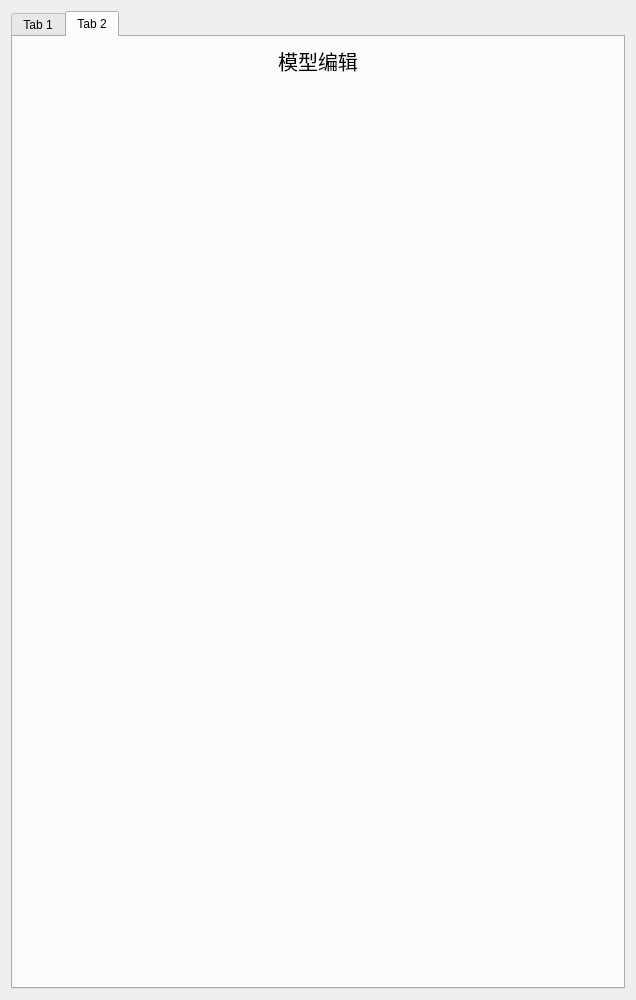
<?xml version="1.0" encoding="UTF-8"?>
<ui version="4.0">
 <class>JSegmentEditorToolWidget</class>
 <widget class="qMRMLWidget" name="JSegmentEditorToolWidget">
  <property name="geometry">
   <rect>
    <x>0</x>
    <y>0</y>
    <width>636</width>
    <height>1000</height>
   </rect>
  </property>
  <property name="styleSheet">
   <string notr="true"/>
  </property>
  <layout class="QVBoxLayout" name="verticalLayout_2">
   <item>
    <widget class="QWidget" name="widget" native="true">
     <layout class="QVBoxLayout" name="verticalLayout">
      <property name="leftMargin">
       <number>0</number>
      </property>
      <property name="topMargin">
       <number>0</number>
      </property>
      <property name="rightMargin">
       <number>0</number>
      </property>
      <property name="bottomMargin">
       <number>0</number>
      </property>
      <item>
       <widget class="QTabWidget" name="tabWidget">
        <property name="currentIndex">
         <number>1</number>
        </property>
        <widget class="QWidget" name="tab">
         <attribute name="title">
          <string>Tab 1</string>
         </attribute>
         <widget class="QWidget" name="layoutWidget">
          <property name="geometry">
           <rect>
            <x>50</x>
            <y>20</y>
            <width>248</width>
            <height>36</height>
           </rect>
          </property>
          <layout class="QVBoxLayout" name="threshold_layout_2" stretch="0,7">
           <item>
            <layout class="QHBoxLayout" name="horizontalLayout_5">
             <property name="spacing">
              <number>6</number>
             </property>
             <property name="sizeConstraint">
              <enum>QLayout::SetDefaultConstraint</enum>
             </property>
             <item>
              <widget class="QLabel" name="lblType_8">
               <property name="maximumSize">
                <size>
                 <width>70</width>
                 <height>16777215</height>
                </size>
               </property>
               <property name="font">
                <font>
                 <family>Source Han Sans CN-Regular, Source Han Sans CN</family>
                 <italic>false</italic>
                 <bold>false</bold>
                </font>
               </property>
               <property name="text">
                <string>橡皮擦</string>
               </property>
              </widget>
             </item>
             <item>
              <spacer name="horizontalSpacer_2">
               <property name="orientation">
                <enum>Qt::Horizontal</enum>
               </property>
               <property name="sizeHint" stdset="0">
                <size>
                 <width>121</width>
                 <height>20</height>
                </size>
               </property>
              </spacer>
             </item>
             <item>
              <widget class="QPushButton" name="threshold_apply_2">
               <property name="styleSheet">
                <string notr="true"/>
               </property>
               <property name="text">
                <string>确定</string>
               </property>
              </widget>
             </item>
            </layout>
           </item>
           <item>
            <layout class="QHBoxLayout" name="aaa_3">
             <item>
              <widget class="ctkRangeWidget" name="thresholdSlider_2" native="true"/>
             </item>
            </layout>
           </item>
          </layout>
         </widget>
         <widget class="QWidget" name="scissors_paras" native="true">
          <property name="geometry">
           <rect>
            <x>10</x>
            <y>20</y>
            <width>451</width>
            <height>100</height>
           </rect>
          </property>
          <property name="minimumSize">
           <size>
            <width>0</width>
            <height>100</height>
           </size>
          </property>
          <layout class="QHBoxLayout" name="horizontalLayout_4">
           <property name="leftMargin">
            <number>0</number>
           </property>
           <property name="topMargin">
            <number>0</number>
           </property>
           <property name="rightMargin">
            <number>0</number>
           </property>
           <property name="bottomMargin">
            <number>0</number>
           </property>
          </layout>
         </widget>
         <widget class="QWidget" name="widget_4" native="true">
          <property name="geometry">
           <rect>
            <x>340</x>
            <y>10</y>
            <width>311</width>
            <height>551</height>
           </rect>
          </property>
          <property name="styleSheet">
           <string notr="true"/>
          </property>
         </widget>
         <widget class="QWidget" name="widget_2" native="true">
          <property name="geometry">
           <rect>
            <x>30</x>
            <y>10</y>
            <width>311</width>
            <height>551</height>
           </rect>
          </property>
          <property name="styleSheet">
           <string notr="true"/>
          </property>
         </widget>
         <widget class="QWidget" name="paint_paras" native="true">
          <property name="geometry">
           <rect>
            <x>10</x>
            <y>30</y>
            <width>451</width>
            <height>100</height>
           </rect>
          </property>
          <property name="minimumSize">
           <size>
            <width>0</width>
            <height>100</height>
           </size>
          </property>
          <property name="maximumSize">
           <size>
            <width>16777215</width>
            <height>170</height>
           </size>
          </property>
          <layout class="QHBoxLayout" name="horizontalLayout_3">
           <property name="leftMargin">
            <number>0</number>
           </property>
           <property name="topMargin">
            <number>0</number>
           </property>
           <property name="rightMargin">
            <number>0</number>
           </property>
           <property name="bottomMargin">
            <number>0</number>
           </property>
           <item>
            <layout class="QVBoxLayout" name="paint_layout">
             <item>
              <layout class="QHBoxLayout" name="aaa">
               <item>
                <widget class="QLabel" name="label">
                 <property name="maximumSize">
                  <size>
                   <width>100</width>
                   <height>16777215</height>
                  </size>
                 </property>
                 <property name="font">
                  <font>
                   <pointsize>9</pointsize>
                  </font>
                 </property>
                 <property name="text">
                  <string>笔刷大小:</string>
                 </property>
                </widget>
               </item>
               <item>
                <widget class="ctkSliderWidget" name="paint_slider" native="true"/>
               </item>
              </layout>
             </item>
             <item>
              <widget class="QWidget" name="widget_3" native="true">
               <property name="maximumSize">
                <size>
                 <width>16777215</width>
                 <height>40</height>
                </size>
               </property>
               <widget class="QCheckBox" name="paint_checkbox">
                <property name="geometry">
                 <rect>
                  <x>0</x>
                  <y>0</y>
                  <width>111</width>
                  <height>31</height>
                 </rect>
                </property>
                <property name="font">
                 <font>
                  <pointsize>9</pointsize>
                 </font>
                </property>
                <property name="layoutDirection">
                 <enum>Qt::LeftToRight</enum>
                </property>
                <property name="styleSheet">
                 <string notr="true"/>
                </property>
                <property name="text">
                 <string>球形笔刷</string>
                </property>
               </widget>
              </widget>
             </item>
            </layout>
           </item>
          </layout>
         </widget>
         <widget class="QPushButton" name="reload">
          <property name="geometry">
           <rect>
            <x>20</x>
            <y>30</y>
            <width>32</width>
            <height>32</height>
           </rect>
          </property>
          <property name="styleSheet">
           <string notr="true">background-color: rgb(255, 0, 4);
color: rgb(255, 255, 255);</string>
          </property>
          <property name="text">
           <string>R</string>
          </property>
         </widget>
        </widget>
        <widget class="QWidget" name="tab_2">
         <attribute name="title">
          <string>Tab 2</string>
         </attribute>
         <layout class="QVBoxLayout" name="verticalLayout_3" stretch="0,1">
          <item>
           <widget class="QLabel" name="label_2">
            <property name="font">
             <font>
              <pointsize>15</pointsize>
             </font>
            </property>
            <property name="text">
             <string>模型编辑</string>
            </property>
            <property name="alignment">
             <set>Qt::AlignCenter</set>
            </property>
           </widget>
          </item>
          <item>
           <widget class="QWidget" name="widget_5" native="true"/>
          </item>
         </layout>
        </widget>
       </widget>
      </item>
     </layout>
    </widget>
   </item>
  </layout>
 </widget>
 <customwidgets>
  <customwidget>
   <class>qMRMLWidget</class>
   <extends>QWidget</extends>
   <header>qMRMLWidget.h</header>
   <container>1</container>
  </customwidget>
  <customwidget>
   <class>ctkSliderWidget</class>
   <extends>QWidget</extends>
   <header>ctkSliderWidget.h</header>
  </customwidget>
  <customwidget>
   <class>ctkRangeWidget</class>
   <extends>QWidget</extends>
   <header location="global">ctkrangewidget.h</header>
   <container>1</container>
  </customwidget>
 </customwidgets>
 <resources/>
 <connections/>
</ui>
